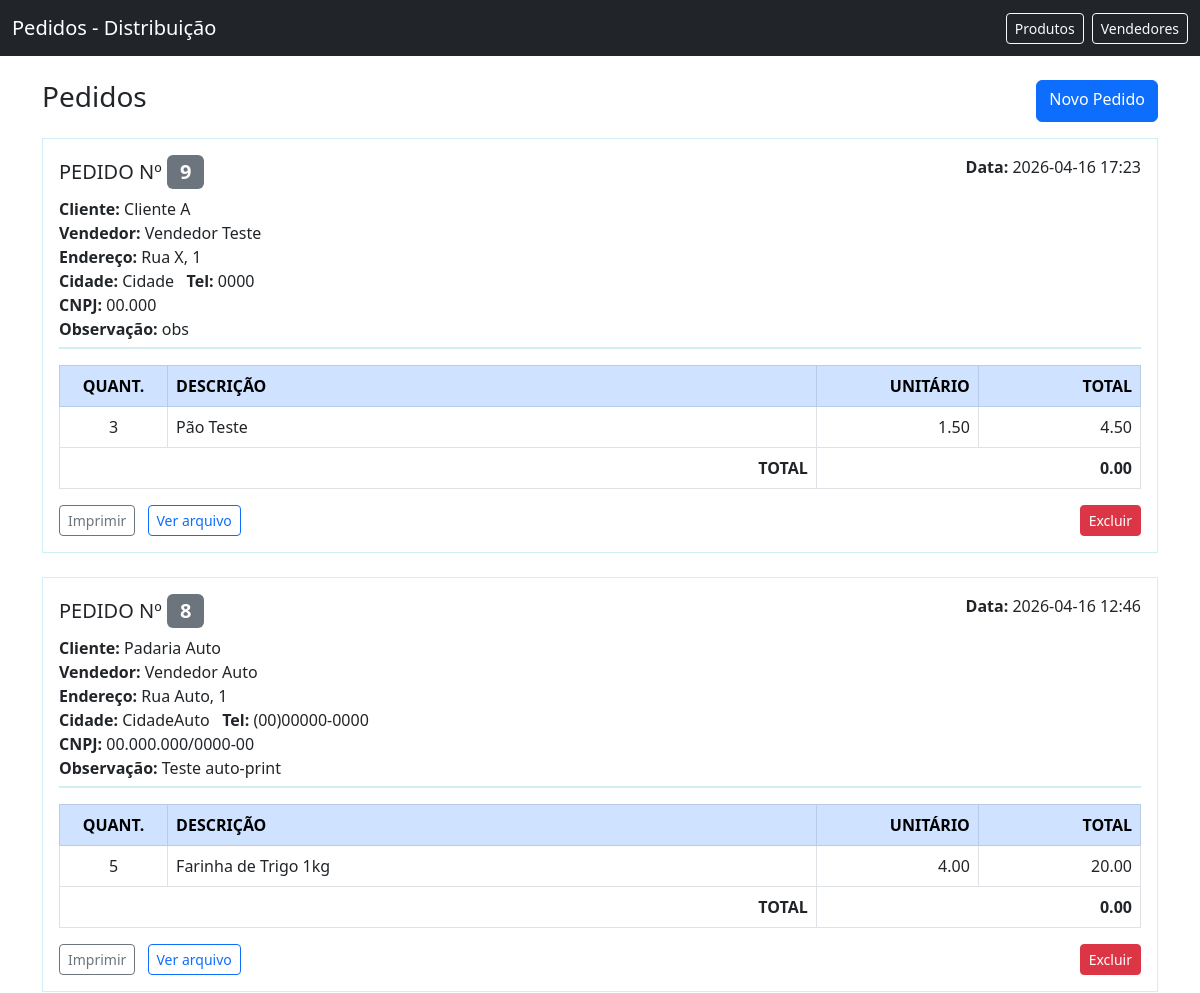
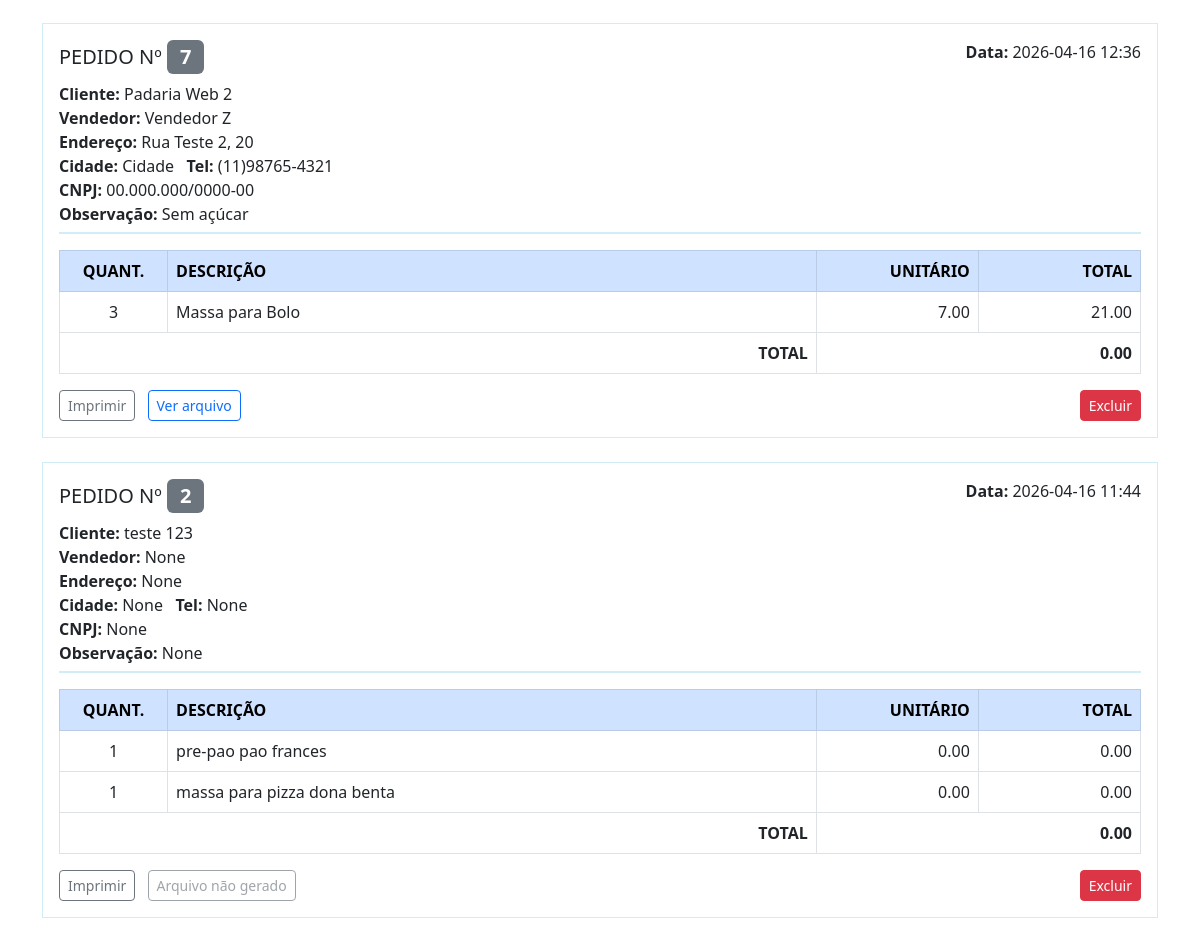
The page / on the database its author committed (2 pictures, top to bottom).
### app/models.py (models this page shows)
class Order(db.Model):
    id = db.Column(db.Integer, primary_key=True)
    customer = db.Column(db.String(120))
    vendor = db.Column(db.String(120))
    vendor_id = db.Column(db.Integer, db.ForeignKey('vendor.id'), nullable=True)
    vendor_obj = db.relationship('Vendor', backref='orders')
    notes = db.Column(db.Text)
    address = db.Column(db.String(200))
    city = db.Column(db.String(120))
    phone = db.Column(db.String(50))
    cnpj = db.Column(db.String(50))
    created_at = db.Column(db.DateTime, default=datetime.utcnow)
    items = db.relationship('OrderItem', backref='order', cascade='all, delete-orphan', lazy=True)

class Vendor(db.Model):
    id = db.Column(db.Integer, primary_key=True)
    name = db.Column(db.String(120), nullable=False)
    phone = db.Column(db.String(50))
    email = db.Column(db.String(120))

class OrderItem(db.Model):
    id = db.Column(db.Integer, primary_key=True)
    order_id = db.Column(db.Integer, db.ForeignKey('order.id'), nullable=False)
    product = db.Column(db.String(200))
    product_id = db.Column(db.Integer, db.ForeignKey('product.id'), nullable=True)
    product_obj = db.relationship('Product')
    quantity = db.Column(db.Integer)
    unit_price = db.Column(db.Float, default=0.0)

### app/routes.py (the view)
@bp.route('/')
def index():
    orders = Order.query.order_by(Order.created_at.desc()).all()
    outdir = current_app.config.get('PRINTER_OUTPUT_DIR', 'prints')
    if not os.path.isabs(outdir):
        outdir = os.path.join(current_app.root_path, outdir)
    exists_map = {}
    for o in orders:
        exists_map[o.id] = {
            'txt': os.path.exists(os.path.join(outdir, f'order_{o.id}.txt')),
            'pdf': os.path.exists(os.path.join(outdir, f'order_{o.id}.pdf')),
        }
    return render_template('index.html', orders=orders, exists_map=exists_map)

### app/templates/index.html
{% extends 'layout.html' %}
{% block content %}
  <div class="d-flex justify-content-between mb-3">
    <h3>Pedidos</h3>
    <a class="btn btn-primary" href="/orders/new">Novo Pedido</a>
  </div>
  {% if orders %}
    {% for o in orders %}
      <div class="order-form mb-4 p-3">
        <div class="order-header d-flex justify-content-between">
          <div>
            <h5>PEDIDO Nº <span class="badge bg-secondary">{{ o.id }}</span></h5>
            <div><strong>Cliente:</strong> {{ o.customer }}</div>
            <div><strong>Vendedor:</strong> {{ o.vendor_obj.name if o.vendor_obj else o.vendor }}</div>
            <div><strong>Endereço:</strong> {{ o.address }}</div>
            <div><strong>Cidade:</strong> {{ o.city }} &nbsp; <strong>Tel:</strong> {{ o.phone }}</div>
            <div><strong>CNPJ:</strong> {{ o.cnpj }}</div>
            <div><strong>Observação:</strong> {{ o.notes }}</div>
          </div>
          <div class="text-end">
            <div><strong>Data:</strong> {{ o.created_at.strftime('%Y-%m-%d %H:%M') }}</div>
          </div>
        </div>
        <table class="table table-bordered order-table mt-3">
          <thead class="table-primary">
            <tr>
              <th class="text-center" style="width:10%;">QUANT.</th>
              <th>DESCRIÇÃO</th>
              <th class="text-end" style="width:15%;">UNITÁRIO</th>
              <th class="text-end" style="width:15%;">TOTAL</th>
            </tr>
          </thead>
          <tbody>
            {% set sum = 0 %}
            {% for it in o.items %}
              {% set line_total = (it.quantity or 0) * (it.unit_price or 0.0) %}
              {% set sum = sum + line_total %}
              <tr>
                <td class="text-center">{{ it.quantity }}</td>
                <td>{{ it.product or (it.product_obj.name if it.product_obj else '') }}</td>
                <td class="text-end">{{ '%.2f'|format(it.unit_price or 0.0) }}</td>
                <td class="text-end">{{ '%.2f'|format(line_total) }}</td>
              </tr>
            {% endfor %}
          </tbody>
          <tfoot>
            <tr>
              <td colspan="2" class="text-end"><strong>TOTAL</strong></td>
              <td colspan="2" class="text-end"><strong>{{ '%.2f'|format(sum) }}</strong></td>
            </tr>
          </tfoot>
        </table>
        <div class="d-flex justify-content-between mt-2">
          <div>
            <form method="post" action="/orders/{{ o.id }}/print" style="display:inline-block;margin-right:8px;">
              <button class="btn btn-sm btn-outline-secondary" type="submit">Imprimir</button>
            </form>
            {% if exists_map.get(o.id) and exists_map[o.id].pdf %}
              <a class="btn btn-sm btn-outline-primary" href="/prints/order_{{ o.id }}.pdf" target="_blank">Ver PDF</a>
            {% elif exists_map.get(o.id) and exists_map[o.id].txt %}
              <a class="btn btn-sm btn-outline-primary" href="/prints/order_{{ o.id }}.txt" target="_blank">Ver arquivo</a>
            {% else %}
              <button class="btn btn-sm btn-outline-secondary" disabled>Arquivo não gerado</button>
            {% endif %}
          </div>
          <div>
            <form method="post" action="/orders/{{ o.id }}/delete" onsubmit="return confirm('Remover pedido #{{ o.id }}?');" style="display:inline-block;">
              <button class="btn btn-sm btn-danger" type="submit">Excluir</button>
            </form>
          </div>
        </div>
      </div>
    {% endfor %}
  {% else %}
    <p>Nenhum pedido encontrado.</p>
  {% endif %}
{% endblock %}

### app/templates/layout.html (shortened to what this page needs)
<!doctype html>
<html lang="pt-BR">
  <head>
    <link href="https://cdn.jsdelivr.net/npm/bootstrap@5.3.0/dist/css/bootstrap.min.css" rel="stylesheet">
    <link rel="stylesheet" href="/static/style.css">
  </head>
  <body>
    <nav class="navbar navbar-dark bg-dark mb-4">
      <div class="container-fluid">
        <a class="navbar-brand" href="/">Pedidos - Distribuição</a>
        <div class="d-flex">
          <a class="btn btn-sm btn-outline-light me-2" href="/products">Produtos</a>
          <a class="btn btn-sm btn-outline-light" href="/vendors">Vendedores</a>
        </div>
      </div>
    </nav>
    <div class="container">
      {% block content %}{% endblock %}
    </div>
  </body>
  </html>

### app/static/style.css (style rules this page uses)
body { padding-bottom: 40px; }
.order-form { border: 1px solid #cfeef6; background: #ffffff; }
.order-header { padding-bottom: 6px; border-bottom: 2px solid #cfeef6; }
.order-table thead { background: #0d9bd7; color: #fff; }
.order-table th, .order-table td { vertical-align: middle; }
.badge { font-size: 100%; }

### rows shown on the page
Order: id "9", customer "Cliente A", vendor_obj "Vendedor Teste", address "Rua X, 1", city "Cidade", phone "0000", cnpj "00.000", notes "obs", created_at "2026-04-16 17:23", sum "0.00"
OrderItem: quantity "3", product "Pão Teste", unit_price "1.50", line_total "4.50"
Order: id "8", customer "Padaria Auto", vendor_obj "Vendedor Auto", address "Rua Auto, 1", city "CidadeAuto", phone "(00)00000-0000", cnpj "00.000.000/0000-00", notes "Teste auto-print", created_at "2026-04-16 12:46", sum "0.00"
OrderItem: quantity "5", product "Farinha de Trigo 1kg", unit_price "4.00", line_total "20.00"
Order: id "7", customer "Padaria Web 2", vendor_obj "Vendedor Z", address "Rua Teste 2, 20", city "Cidade", phone "(11)98765-4321", cnpj "00.000.000/0000-00", notes "Sem açúcar", created_at "2026-04-16 12:36", sum "0.00"
OrderItem: quantity "3", product "Massa para Bolo", unit_price "7.00", line_total "21.00"
Order: id "2", customer "teste 123", vendor_obj "None", address "None", city "None", phone "None", cnpj "None", notes "None", created_at "2026-04-16 11:44", sum "0.00", shows "Arquivo não gerado"
OrderItem: quantity "1", product "pre-pao pao frances", unit_price "0.00"
OrderItem: quantity "1", product "massa para pizza dona benta", unit_price "0.00"
